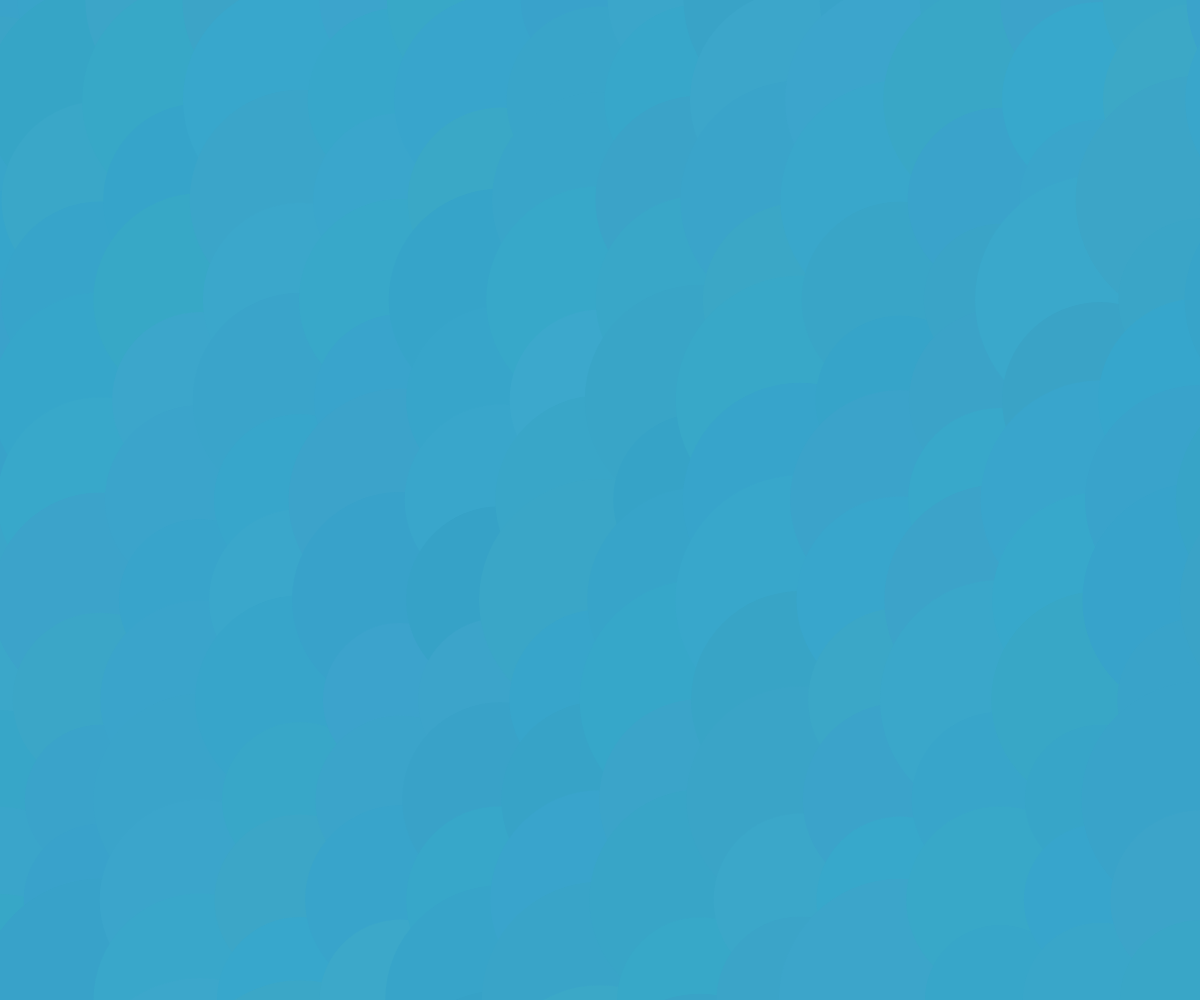
Frame 1 (no input)
Frame 60 (no input): identical to frame 1, image omitted
Frame 120 (the mouse pressed at the canvas centre since frame 60): identical to frame 1, image omitted

The p5.js sketch that drew this single still picture (run headless with seeded random() and noise() and a simulated clock; from frame 60 on, the mouse is pressed at the canvas centre):

// p5.js sketch
// ── sketch.js
// Circle Sea
// Andrew Chen
// 10/4/2023
//
// Extra for Experts:
// - describe what you did to take this project "above and beyond"

let worldMap = [];
let pixelCount;
let pixelWidth;
let pixelLength;
let pixelSize;
let colorOffset;

function setup() {
  background("darkgray");
  createCanvas(windowWidth, windowHeight);
  pixelWidth = 0.01 * windowHeight;
  pixelLength = 0.01 * windowWidth;
  pixelSize = 100;
  drawMap();
}

function draw() {
}

function drawMap(){
  noStroke();
  for(let x = 0; x < pixelLength + 5; x++) {
    for(let y = 0; y < pixelWidth + 5; y++) {
      colorOffset = (x + y) / 100;
      fill(random(54, 60) + colorOffset, random(162, 168) + colorOffset, random(198, 204) + colorOffset);
      circle(x * pixelSize, y * pixelSize, random(150, 250));
    }
  }
}
